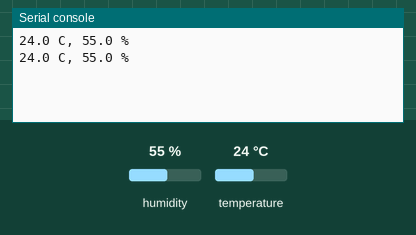
Recording of a program running on a simulated BBC micro:bit running MicroPython. Shown: the last lines printed to the serial console. The inputs (shaded band) are chosen by the test bench; at power-on: humidity 55 %, temperature 24 °C.

Above: at 1.2 s.
1.3 s: humidity set to 22 %
At 2.6 s:
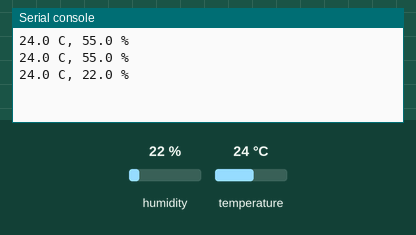
2.8 s: temperature set to 12 °C
At 3.6 s:
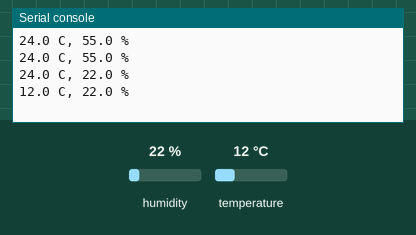
4.3 s: humidity set to 40 %
At 5.4 s:
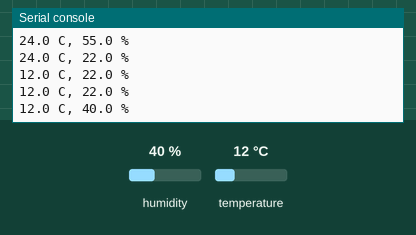
Timing chart, 0 to 7.3 s (numbered marks = the images above; inputs shaded):
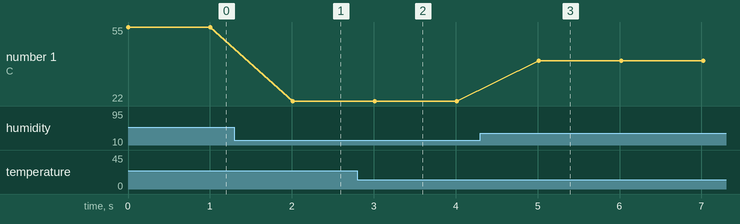

The program:

HTU21D.py
```python
from microbit import *

class HTU21D:
    def __init__(self):
        self.HTDU21D_ADDRESS           = 0x40
        self.TRIGGER_TEMP_MEASURE_HOLD = 0xE3
        self.TRIGGER_HUMD_MEASURE_HOLD = 0xE5
        self.SHIFTED_DIVISOR           = (2**8 + 2**5 + 2**4 + 1)<<15
        self.READ_USER_REG             = 0xE7
        self.WRITE_USER_REG            = 0xE6
        self.SOFT_RESET                = 0xFE

        self.RH12_TEMP14 = 0b00000000
        self.RH08_TEMP12 = 0b00000001
        self.RH10_TEMP13 = 0b10000000
        self.RH11_TEMP11 = 0b10000001

    def readTemp(self):
        buf = bytes([self.TRIGGER_TEMP_MEASURE_HOLD])
        i2c.write(self.HTDU21D_ADDRESS, buf)

        msb, lsb, crc = i2c.read(self.HTDU21D_ADDRESS, 3)
        crcResult     = self.__check_crc(msb, lsb, crc)
        raw           = (msb<<8 | lsb) & 0xfffc
        temp          = -46.85 + 175.72 * raw / 65536.0

        return temp if crcResult == 0 else crcResult

    def readHumid(self):
        buf = bytes([self.TRIGGER_HUMD_MEASURE_HOLD])
        i2c.write(self.HTDU21D_ADDRESS, buf)

        msb, lsb, crc = i2c.read(self.HTDU21D_ADDRESS, 3)
        crcResult     = self.__check_crc(msb, lsb, crc)
        raw           = (msb<<8 | lsb) & 0xfffc
        humid         = -6.0 + 125.0 * raw / 65536.0

        return humid if crcResult == 0 else crcResult

    def __check_crc(self, msb, lsb, crc):
        divisor   = self.SHIFTED_DIVISOR
        remainder = msb<<16 | lsb<<8 | crc

        for i in range(23, 7, -1):
            if remainder & 1<<i:
                remainder ^= divisor

            divisor >>= 1

        return 0 if remainder == 0 else 999

    def readUserRegister(self):
        buf = bytes([self.READ_USER_REG])
        i2c.write(self.HTDU21D_ADDRESS, buf)

        return i2c.read(self.HTDU21D_ADDRESS, 1)

    def setResolution(self, resolution):
        userRegister = self.readUserRegister()[0]
        userRegister &= 0b01111110
        resolution   &= 0b10000001
        userRegister |= resolution

        buf = bytes([self.WRITE_USER_REG, userRegister])
        i2c.write(self.HTDU21D_ADDRESS, buf)

    def softReset(self):
        buf = bytes([self.SOFT_RESET])
        i2c.write(self.HTDU21D_ADDRESS, buf)

##############
# how to use #
##############
if __name__ == "__main__":
    HTU = HTU21D() # Instantiate the HTU21D class.

    #HTU.softReset() # To soft-reset the HTU21D, uncomment this line.

    #HTU.setResolution(HTU.RH12_TEMP14) # You can select one of the four resolutions.
    #HTU.setResolution(HTU.RH08_TEMP12)
    #HTU.setResolution(HTU.RH10_TEMP13)
    #HTU.setResolution(HTU.RH11_TEMP11)
    while True:
        #print(HTU.readUserRegister()) # To serial.print() the user register, uncomment this line.

        temp  = HTU.readTemp()
        humid = HTU.readHumid()
        print("%.1f C, %.1f %%" % (temp, humid))
        sleep(1000)
```

Measured:
- after the input at 1.3 s, the serial console: prints a new line after 0.71 s (image 1)
- after the input at 2.8 s, the serial console: prints a new line after 0.21 s (image 2)
- after the input at 4.3 s, the serial console: prints a new line after 0.72 s (image 3)
- plotted number 1: 55 → 22 after the input at 1.3 s, 22 → 40 after the input at 4.3 s
